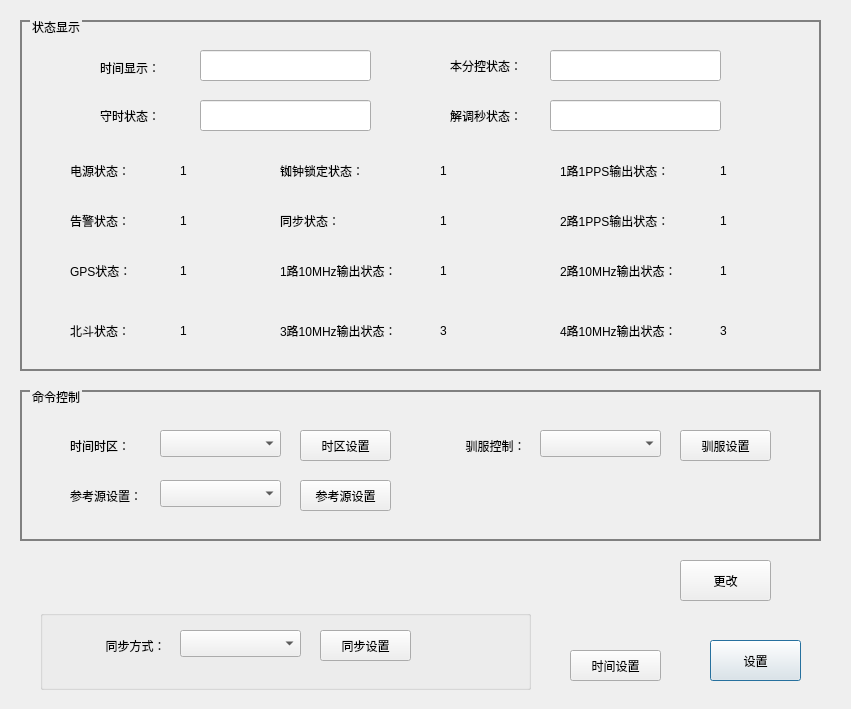
<?xml version="1.0" encoding="UTF-8"?>
<ui version="4.0">
 <class>RCLOCKDcuGUIDlg</class>
 <widget class="QDialog" name="RCLOCKDcuGUIDlg">
  <property name="windowModality">
   <enum>Qt::WindowModal</enum>
  </property>
  <property name="enabled">
   <bool>true</bool>
  </property>
  <property name="geometry">
   <rect>
    <x>0</x>
    <y>0</y>
    <width>851</width>
    <height>709</height>
   </rect>
  </property>
  <property name="sizePolicy">
   <sizepolicy hsizetype="Ignored" vsizetype="Ignored">
    <horstretch>0</horstretch>
    <verstretch>0</verstretch>
   </sizepolicy>
  </property>
  <property name="windowTitle">
   <string>RCLOCKDcuGUIDlg</string>
  </property>
  <property name="sizeGripEnabled">
   <bool>false</bool>
  </property>
  <property name="modal">
   <bool>false</bool>
  </property>
  <widget class="QGroupBox" name="groupBox_CodeSys">
   <property name="geometry">
    <rect>
     <x>20</x>
     <y>20</y>
     <width>801</width>
     <height>351</height>
    </rect>
   </property>
   <property name="sizePolicy">
    <sizepolicy hsizetype="Expanding" vsizetype="Expanding">
     <horstretch>0</horstretch>
     <verstretch>0</verstretch>
    </sizepolicy>
   </property>
   <property name="contextMenuPolicy">
    <enum>Qt::DefaultContextMenu</enum>
   </property>
   <property name="styleSheet">
    <string notr="true">QGroupBox
{
	border-width:2px;
	border-style:solid;
	border-color:gray;
	margin-top:1ex;
}

QGroupBox::title
{
	subcontrol-origin:margin;
	subcontrol-position:top left;
	left:10px;
	padding: 0px;
}</string>
   </property>
   <property name="title">
    <string>状态显示</string>
   </property>
   <property name="alignment">
    <set>Qt::AlignCenter</set>
   </property>
   <widget class="QLabel" name="label_TimeInfo">
    <property name="geometry">
     <rect>
      <x>80</x>
      <y>30</y>
      <width>91</width>
      <height>35</height>
     </rect>
    </property>
    <property name="layoutDirection">
     <enum>Qt::LeftToRight</enum>
    </property>
    <property name="text">
     <string>时间显示：</string>
    </property>
    <property name="alignment">
     <set>Qt::AlignLeading|Qt::AlignLeft|Qt::AlignVCenter</set>
    </property>
   </widget>
   <widget class="QLabel" name="label_Punctual">
    <property name="geometry">
     <rect>
      <x>80</x>
      <y>70</y>
      <width>91</width>
      <height>51</height>
     </rect>
    </property>
    <property name="text">
     <string>守时状态：</string>
    </property>
    <property name="alignment">
     <set>Qt::AlignLeading|Qt::AlignLeft|Qt::AlignVCenter</set>
    </property>
   </widget>
   <widget class="QLabel" name="label_RCLOCK">
    <property name="geometry">
     <rect>
      <x>260</x>
      <y>130</y>
      <width>121</width>
      <height>41</height>
     </rect>
    </property>
    <property name="text">
     <string>铷钟锁定状态：</string>
    </property>
    <property name="alignment">
     <set>Qt::AlignLeading|Qt::AlignLeft|Qt::AlignVCenter</set>
    </property>
   </widget>
   <widget class="QLabel" name="label_DemodulateSec">
    <property name="geometry">
     <rect>
      <x>430</x>
      <y>70</y>
      <width>101</width>
      <height>51</height>
     </rect>
    </property>
    <property name="text">
     <string>解调秒状态：</string>
    </property>
    <property name="alignment">
     <set>Qt::AlignLeading|Qt::AlignLeft|Qt::AlignVCenter</set>
    </property>
   </widget>
   <widget class="QLabel" name="label_Warning">
    <property name="geometry">
     <rect>
      <x>50</x>
      <y>180</y>
      <width>91</width>
      <height>41</height>
     </rect>
    </property>
    <property name="text">
     <string>告警状态：</string>
    </property>
    <property name="alignment">
     <set>Qt::AlignLeading|Qt::AlignLeft|Qt::AlignVCenter</set>
    </property>
   </widget>
   <widget class="QLabel" name="label_Power">
    <property name="geometry">
     <rect>
      <x>50</x>
      <y>130</y>
      <width>91</width>
      <height>41</height>
     </rect>
    </property>
    <property name="text">
     <string>电源状态：</string>
    </property>
    <property name="alignment">
     <set>Qt::AlignLeading|Qt::AlignLeft|Qt::AlignVCenter</set>
    </property>
   </widget>
   <widget class="QLabel" name="label_VolCtrl">
    <property name="geometry">
     <rect>
      <x>430</x>
      <y>30</y>
      <width>101</width>
      <height>31</height>
     </rect>
    </property>
    <property name="text">
     <string>本分控状态：</string>
    </property>
    <property name="alignment">
     <set>Qt::AlignLeading|Qt::AlignLeft|Qt::AlignVCenter</set>
    </property>
   </widget>
   <widget class="QLabel" name="label_One10MHZInput">
    <property name="geometry">
     <rect>
      <x>260</x>
      <y>230</y>
      <width>151</width>
      <height>41</height>
     </rect>
    </property>
    <property name="text">
     <string>1路10MHz输出状态：</string>
    </property>
    <property name="alignment">
     <set>Qt::AlignLeading|Qt::AlignLeft|Qt::AlignVCenter</set>
    </property>
   </widget>
   <widget class="QLabel" name="label_Two10MHZInput">
    <property name="geometry">
     <rect>
      <x>540</x>
      <y>230</y>
      <width>151</width>
      <height>41</height>
     </rect>
    </property>
    <property name="text">
     <string>2路10MHz输出状态：</string>
    </property>
    <property name="alignment">
     <set>Qt::AlignLeading|Qt::AlignLeft|Qt::AlignVCenter</set>
    </property>
   </widget>
   <widget class="QLabel" name="labelThird10MHZInput">
    <property name="geometry">
     <rect>
      <x>260</x>
      <y>290</y>
      <width>151</width>
      <height>41</height>
     </rect>
    </property>
    <property name="text">
     <string>3路10MHz输出状态：</string>
    </property>
    <property name="alignment">
     <set>Qt::AlignLeading|Qt::AlignLeft|Qt::AlignVCenter</set>
    </property>
   </widget>
   <widget class="QLabel" name="label_Four10MHZInput">
    <property name="geometry">
     <rect>
      <x>540</x>
      <y>290</y>
      <width>151</width>
      <height>41</height>
     </rect>
    </property>
    <property name="text">
     <string>4路10MHz输出状态：</string>
    </property>
    <property name="alignment">
     <set>Qt::AlignLeading|Qt::AlignLeft|Qt::AlignVCenter</set>
    </property>
   </widget>
   <widget class="QLabel" name="label_TwoPPSInput">
    <property name="geometry">
     <rect>
      <x>540</x>
      <y>180</y>
      <width>151</width>
      <height>41</height>
     </rect>
    </property>
    <property name="text">
     <string>2路1PPS输出状态：</string>
    </property>
    <property name="alignment">
     <set>Qt::AlignLeading|Qt::AlignLeft|Qt::AlignVCenter</set>
    </property>
   </widget>
   <widget class="QLabel" name="label_OnePPSInput">
    <property name="geometry">
     <rect>
      <x>540</x>
      <y>130</y>
      <width>151</width>
      <height>41</height>
     </rect>
    </property>
    <property name="text">
     <string>1路1PPS输出状态：</string>
    </property>
    <property name="alignment">
     <set>Qt::AlignLeading|Qt::AlignLeft|Qt::AlignVCenter</set>
    </property>
   </widget>
   <widget class="QLabel" name="label_SyncStatus">
    <property name="geometry">
     <rect>
      <x>260</x>
      <y>180</y>
      <width>121</width>
      <height>41</height>
     </rect>
    </property>
    <property name="text">
     <string>同步状态：</string>
    </property>
    <property name="alignment">
     <set>Qt::AlignLeading|Qt::AlignLeft|Qt::AlignVCenter</set>
    </property>
   </widget>
   <widget class="QLabel" name="label_OneInput">
    <property name="geometry">
     <rect>
      <x>420</x>
      <y>230</y>
      <width>41</width>
      <height>41</height>
     </rect>
    </property>
    <property name="text">
     <string>1</string>
    </property>
   </widget>
   <widget class="QLabel" name="label_ThirdInput">
    <property name="geometry">
     <rect>
      <x>420</x>
      <y>290</y>
      <width>41</width>
      <height>41</height>
     </rect>
    </property>
    <property name="text">
     <string>3</string>
    </property>
   </widget>
   <widget class="QLabel" name="label_OneIPPSInput">
    <property name="geometry">
     <rect>
      <x>700</x>
      <y>130</y>
      <width>41</width>
      <height>41</height>
     </rect>
    </property>
    <property name="text">
     <string>1</string>
    </property>
   </widget>
   <widget class="QLabel" name="label_TwoIPPSInput">
    <property name="geometry">
     <rect>
      <x>700</x>
      <y>180</y>
      <width>41</width>
      <height>41</height>
     </rect>
    </property>
    <property name="text">
     <string>1</string>
    </property>
   </widget>
   <widget class="QLabel" name="label_FourInput">
    <property name="geometry">
     <rect>
      <x>700</x>
      <y>290</y>
      <width>41</width>
      <height>41</height>
     </rect>
    </property>
    <property name="text">
     <string>3</string>
    </property>
   </widget>
   <widget class="QLabel" name="label_TwoInput">
    <property name="geometry">
     <rect>
      <x>700</x>
      <y>230</y>
      <width>41</width>
      <height>41</height>
     </rect>
    </property>
    <property name="text">
     <string>1</string>
    </property>
   </widget>
   <widget class="QLabel" name="label_PowerLight">
    <property name="geometry">
     <rect>
      <x>160</x>
      <y>130</y>
      <width>41</width>
      <height>41</height>
     </rect>
    </property>
    <property name="text">
     <string>1</string>
    </property>
   </widget>
   <widget class="QLabel" name="label_WarningLight">
    <property name="geometry">
     <rect>
      <x>160</x>
      <y>180</y>
      <width>41</width>
      <height>41</height>
     </rect>
    </property>
    <property name="text">
     <string>1</string>
    </property>
   </widget>
   <widget class="QLabel" name="label_SyncLight">
    <property name="geometry">
     <rect>
      <x>420</x>
      <y>180</y>
      <width>41</width>
      <height>41</height>
     </rect>
    </property>
    <property name="text">
     <string>1</string>
    </property>
   </widget>
   <widget class="QLabel" name="label_RCLOCKLight">
    <property name="geometry">
     <rect>
      <x>420</x>
      <y>130</y>
      <width>41</width>
      <height>41</height>
     </rect>
    </property>
    <property name="text">
     <string>1</string>
    </property>
   </widget>
   <widget class="QLabel" name="label_GPSStatus">
    <property name="geometry">
     <rect>
      <x>50</x>
      <y>230</y>
      <width>91</width>
      <height>41</height>
     </rect>
    </property>
    <property name="text">
     <string>GPS状态：</string>
    </property>
    <property name="alignment">
     <set>Qt::AlignLeading|Qt::AlignLeft|Qt::AlignVCenter</set>
    </property>
   </widget>
   <widget class="QLabel" name="label_GPSLight">
    <property name="geometry">
     <rect>
      <x>160</x>
      <y>230</y>
      <width>41</width>
      <height>41</height>
     </rect>
    </property>
    <property name="text">
     <string>1</string>
    </property>
   </widget>
   <widget class="QLabel" name="label_NorthLight">
    <property name="geometry">
     <rect>
      <x>160</x>
      <y>290</y>
      <width>41</width>
      <height>41</height>
     </rect>
    </property>
    <property name="text">
     <string>1</string>
    </property>
   </widget>
   <widget class="QLabel" name="label_NorthStatus">
    <property name="geometry">
     <rect>
      <x>50</x>
      <y>290</y>
      <width>91</width>
      <height>41</height>
     </rect>
    </property>
    <property name="text">
     <string>北斗状态：</string>
    </property>
    <property name="alignment">
     <set>Qt::AlignLeading|Qt::AlignLeft|Qt::AlignVCenter</set>
    </property>
   </widget>
   <widget class="QLineEdit" name="lineEdit_Punctual">
    <property name="geometry">
     <rect>
      <x>180</x>
      <y>80</y>
      <width>171</width>
      <height>31</height>
     </rect>
    </property>
   </widget>
   <widget class="QLineEdit" name="lineEdit_TimeInfo">
    <property name="geometry">
     <rect>
      <x>180</x>
      <y>30</y>
      <width>171</width>
      <height>31</height>
     </rect>
    </property>
   </widget>
   <widget class="QLineEdit" name="lineEdit_VolCtrl">
    <property name="geometry">
     <rect>
      <x>530</x>
      <y>30</y>
      <width>171</width>
      <height>31</height>
     </rect>
    </property>
   </widget>
   <widget class="QLineEdit" name="lineEdit_DemodulateSec">
    <property name="geometry">
     <rect>
      <x>530</x>
      <y>80</y>
      <width>171</width>
      <height>31</height>
     </rect>
    </property>
   </widget>
  </widget>
  <widget class="QPushButton" name="pushButton_Set">
   <property name="geometry">
    <rect>
     <x>710</x>
     <y>640</y>
     <width>91</width>
     <height>41</height>
    </rect>
   </property>
   <property name="text">
    <string>设置</string>
   </property>
  </widget>
  <widget class="QPushButton" name="pushButton_Modify">
   <property name="geometry">
    <rect>
     <x>680</x>
     <y>560</y>
     <width>91</width>
     <height>41</height>
    </rect>
   </property>
   <property name="text">
    <string>更改</string>
   </property>
  </widget>
  <widget class="QPushButton" name="pushButton_TimeInfo">
   <property name="geometry">
    <rect>
     <x>570</x>
     <y>650</y>
     <width>91</width>
     <height>31</height>
    </rect>
   </property>
   <property name="text">
    <string>时间设置</string>
   </property>
  </widget>
  <widget class="QGroupBox" name="groupBox">
   <property name="geometry">
    <rect>
     <x>20</x>
     <y>390</y>
     <width>801</width>
     <height>151</height>
    </rect>
   </property>
   <property name="styleSheet">
    <string notr="true">QGroupBox
{
	border-width:2px;
	border-style:solid;
	border-color:gray;
	margin-top:1ex;
}

QGroupBox::title
{
	subcontrol-origin:margin;
	subcontrol-position:top left;
	left:10px;
	padding: 0px;
}</string>
   </property>
   <property name="title">
    <string>命令控制</string>
   </property>
   <widget class="QLabel" name="label_TimeZone">
    <property name="geometry">
     <rect>
      <x>50</x>
      <y>40</y>
      <width>101</width>
      <height>31</height>
     </rect>
    </property>
    <property name="text">
     <string>时间时区：</string>
    </property>
    <property name="alignment">
     <set>Qt::AlignLeading|Qt::AlignLeft|Qt::AlignVCenter</set>
    </property>
   </widget>
   <widget class="QComboBox" name="comboBox_TimeZone">
    <property name="geometry">
     <rect>
      <x>140</x>
      <y>40</y>
      <width>121</width>
      <height>27</height>
     </rect>
    </property>
    <property name="sizeIncrement">
     <size>
      <width>8</width>
      <height>0</height>
     </size>
    </property>
    <property name="iconSize">
     <size>
      <width>16</width>
      <height>16</height>
     </size>
    </property>
   </widget>
   <widget class="QPushButton" name="pushButton_ReferentSource">
    <property name="geometry">
     <rect>
      <x>280</x>
      <y>90</y>
      <width>91</width>
      <height>31</height>
     </rect>
    </property>
    <property name="text">
     <string>参考源设置</string>
    </property>
   </widget>
   <widget class="QPushButton" name="pushButton_TimeZone">
    <property name="geometry">
     <rect>
      <x>280</x>
      <y>40</y>
      <width>91</width>
      <height>31</height>
     </rect>
    </property>
    <property name="text">
     <string>时区设置</string>
    </property>
   </widget>
   <widget class="QPushButton" name="pushButton_TameCtrl">
    <property name="geometry">
     <rect>
      <x>660</x>
      <y>40</y>
      <width>91</width>
      <height>31</height>
     </rect>
    </property>
    <property name="text">
     <string>驯服设置</string>
    </property>
   </widget>
   <widget class="QLabel" name="label_ReferentSource">
    <property name="geometry">
     <rect>
      <x>50</x>
      <y>90</y>
      <width>101</width>
      <height>31</height>
     </rect>
    </property>
    <property name="text">
     <string>参考源设置：</string>
    </property>
    <property name="alignment">
     <set>Qt::AlignLeading|Qt::AlignLeft|Qt::AlignVCenter</set>
    </property>
   </widget>
   <widget class="QComboBox" name="comboBox_ReferentSource">
    <property name="geometry">
     <rect>
      <x>140</x>
      <y>90</y>
      <width>121</width>
      <height>27</height>
     </rect>
    </property>
    <property name="sizeIncrement">
     <size>
      <width>8</width>
      <height>0</height>
     </size>
    </property>
    <property name="iconSize">
     <size>
      <width>16</width>
      <height>16</height>
     </size>
    </property>
   </widget>
   <widget class="QLabel" name="label_TameCtrl">
    <property name="geometry">
     <rect>
      <x>430</x>
      <y>40</y>
      <width>91</width>
      <height>31</height>
     </rect>
    </property>
    <property name="text">
     <string>驯服控制：</string>
    </property>
    <property name="alignment">
     <set>Qt::AlignCenter</set>
    </property>
   </widget>
   <widget class="QComboBox" name="comboBox_TameCtrl">
    <property name="geometry">
     <rect>
      <x>520</x>
      <y>40</y>
      <width>121</width>
      <height>27</height>
     </rect>
    </property>
    <property name="sizeIncrement">
     <size>
      <width>8</width>
      <height>0</height>
     </size>
    </property>
    <property name="iconSize">
     <size>
      <width>16</width>
      <height>16</height>
     </size>
    </property>
   </widget>
  </widget>
  <widget class="QGroupBox" name="groupBox_hide">
   <property name="geometry">
    <rect>
     <x>40</x>
     <y>610</y>
     <width>491</width>
     <height>80</height>
    </rect>
   </property>
   <property name="title">
    <string/>
   </property>
   <widget class="QPushButton" name="pushButton_SyncCtrl">
    <property name="geometry">
     <rect>
      <x>280</x>
      <y>20</y>
      <width>91</width>
      <height>31</height>
     </rect>
    </property>
    <property name="text">
     <string>同步设置</string>
    </property>
   </widget>
   <widget class="QLabel" name="label_SyncCtrl">
    <property name="geometry">
     <rect>
      <x>50</x>
      <y>20</y>
      <width>91</width>
      <height>31</height>
     </rect>
    </property>
    <property name="text">
     <string>同步方式：</string>
    </property>
    <property name="alignment">
     <set>Qt::AlignCenter</set>
    </property>
   </widget>
   <widget class="QComboBox" name="comboBox_SyncCtrl">
    <property name="geometry">
     <rect>
      <x>140</x>
      <y>20</y>
      <width>121</width>
      <height>27</height>
     </rect>
    </property>
    <property name="sizeIncrement">
     <size>
      <width>8</width>
      <height>0</height>
     </size>
    </property>
    <property name="iconSize">
     <size>
      <width>16</width>
      <height>16</height>
     </size>
    </property>
   </widget>
  </widget>
  <zorder>groupBox</zorder>
  <zorder>groupBox_CodeSys</zorder>
  <zorder>pushButton_Set</zorder>
  <zorder>pushButton_Modify</zorder>
  <zorder>pushButton_TimeInfo</zorder>
  <zorder>groupBox_hide</zorder>
 </widget>
 <resources/>
 <connections/>
</ui>
